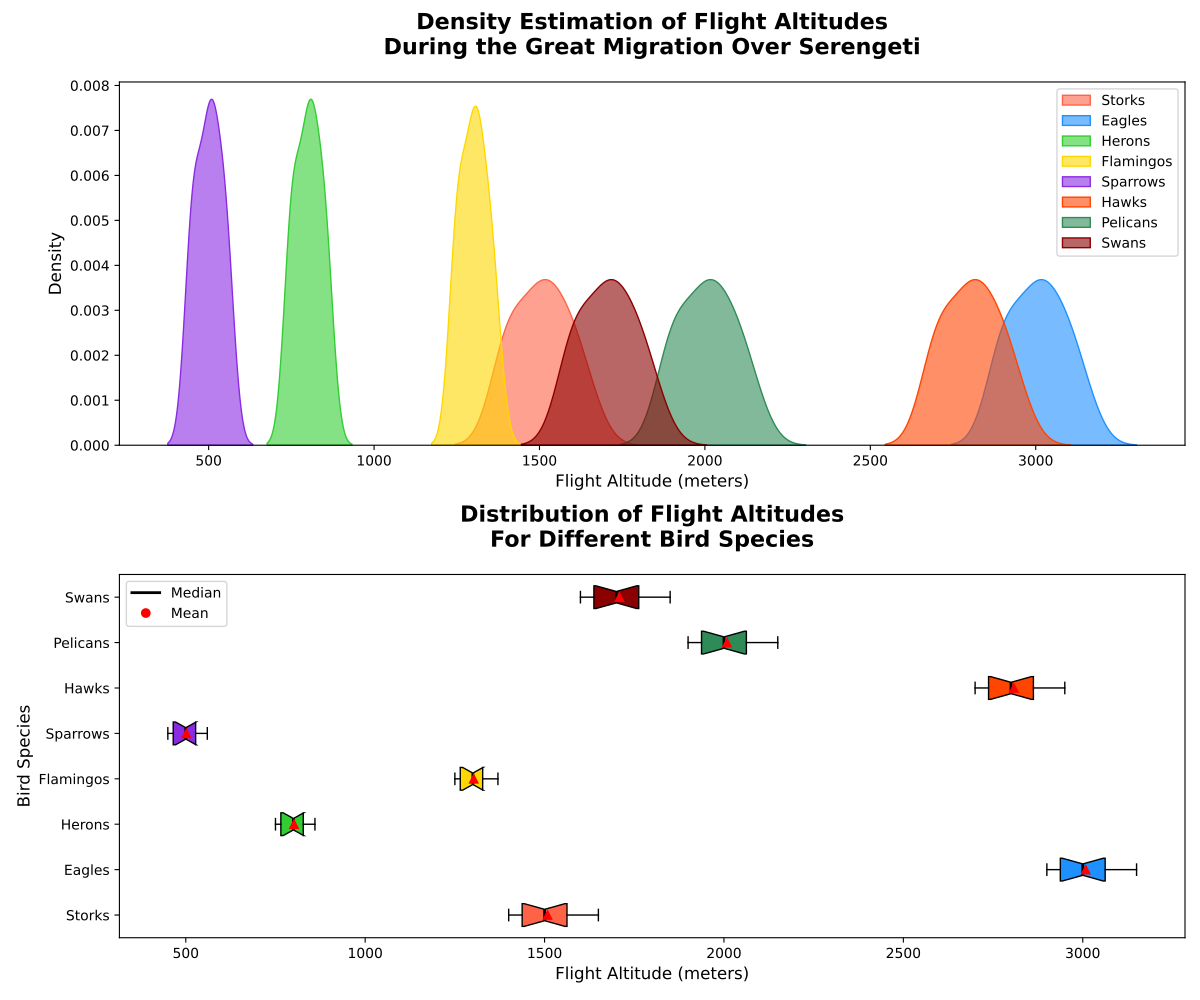

The Python source for this figure:
import numpy as np
import matplotlib.pyplot as plt
import seaborn as sns

bird_species = ['Storks', 'Eagles', 'Herons', 'Flamingos', 'Sparrows', 'Hawks', 'Pelicans', 'Swans']

storks_altitude = np.array([1500, 1600, 1400, 1450, 1550, 1650, 1400, 1500, 1550, 1600, 1500, 1400])
eagles_altitude = np.array([3000, 3100, 2900, 2950, 3050, 3150, 2900, 3000, 3050, 3100, 3000, 2900])
herons_altitude = np.array([800, 850, 750, 770, 820, 860, 750, 800, 820, 850, 800, 750])
flamingos_altitude = np.array([1300, 1350, 1250, 1270, 1320, 1370, 1250, 1300, 1320, 1350, 1300, 1250])
sparrows_altitude = np.array([500, 550, 450, 470, 520, 560, 450, 500, 520, 550, 500, 450])
hawks_altitude = np.array([2800, 2900, 2700, 2750, 2850, 2950, 2700, 2800, 2850, 2900, 2800, 2700])
pelicans_altitude = np.array([2000, 2100, 1900, 1950, 2050, 2150, 1900, 2000, 2050, 2100, 2000, 1900])
swans_altitude = np.array([1700, 1800, 1600, 1650, 1750, 1850, 1600, 1700, 1750, 1800, 1700, 1600])

data = [storks_altitude, eagles_altitude, herons_altitude, 
        flamingos_altitude, sparrows_altitude, hawks_altitude, 
        pelicans_altitude, swans_altitude]

colors = ['#FF6347', '#1E90FF', '#32CD32', '#FFD700', '#8A2BE2', '#FF4500', '#2E8B57', '#8B0000']

fig, ax = plt.subplots(2, 1, figsize=(12, 10))

for i, altitude in enumerate(data):
    sns.kdeplot(altitude, ax=ax[0], label=bird_species[i], color=colors[i], shade=True, alpha=0.6)

ax[0].set_title('Density Estimation of Flight Altitudes\nDuring the Great Migration Over Serengeti', fontsize=16, fontweight='bold', pad=20)
ax[0].set_xlabel('Flight Altitude (meters)', fontsize=12)
ax[0].set_ylabel('Density', fontsize=12)
ax[0].legend(loc='upper right')

box = ax[1].boxplot(data, patch_artist=True, notch=True, vert=False, showmeans=True, labels=bird_species)

for patch, color in zip(box['boxes'], colors):
    patch.set_facecolor(color)
    
for median, mean in zip(box['medians'], box['means']):
    median.set_color('black')
    median.set_linewidth(2)
    mean.set_markerfacecolor('red')
    mean.set_markeredgecolor('red')

ax[1].set_title('Distribution of Flight Altitudes\nFor Different Bird Species', fontsize=16, fontweight='bold', pad=20)
ax[1].set_xlabel('Flight Altitude (meters)', fontsize=12)
ax[1].set_ylabel('Bird Species', fontsize=12)

median_legend = plt.Line2D([0], [0], color='black', lw=2, label='Median')
mean_legend = plt.Line2D([0], [0], marker='o', color='w', markerfacecolor='red', markersize=8, label='Mean')
ax[1].legend(handles=[median_legend, mean_legend], loc='upper left')

plt.tight_layout()
plt.show()
